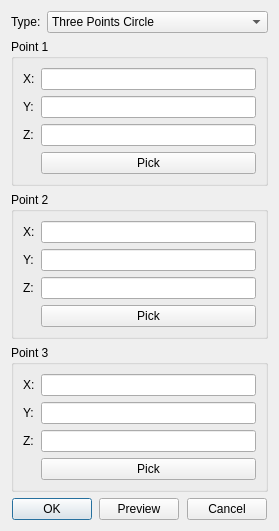
<?xml version="1.0" encoding="UTF-8"?>
<ui version="4.0">
 <class>CurveThreePointsCircleInfoDialog</class>
 <widget class="QDialog" name="CurveThreePointsCircleInfoDialog">
  <property name="geometry">
   <rect>
    <x>0</x>
    <y>0</y>
    <width>279</width>
    <height>490</height>
   </rect>
  </property>
  <property name="windowTitle">
   <string>Three Points Circle</string>
  </property>
  <layout class="QGridLayout" name="gridLayout_4">
   <item row="2" column="0">
    <widget class="QWidget" name="widget" native="true">
     <property name="sizePolicy">
      <sizepolicy hsizetype="Preferred" vsizetype="Fixed">
       <horstretch>0</horstretch>
       <verstretch>0</verstretch>
      </sizepolicy>
     </property>
     <layout class="QGridLayout" name="gridLayout_3">
      <property name="leftMargin">
       <number>0</number>
      </property>
      <property name="topMargin">
       <number>0</number>
      </property>
      <property name="rightMargin">
       <number>0</number>
      </property>
      <property name="bottomMargin">
       <number>0</number>
      </property>
      <item row="0" column="4">
       <spacer name="horizontalSpacer_3">
        <property name="orientation">
         <enum>Qt::Horizontal</enum>
        </property>
        <property name="sizeHint" stdset="0">
         <size>
          <width>40</width>
          <height>20</height>
         </size>
        </property>
       </spacer>
      </item>
      <item row="0" column="1">
       <widget class="QPushButton" name="pb_ok">
        <property name="text">
         <string>OK</string>
        </property>
       </widget>
      </item>
      <item row="0" column="3">
       <widget class="QPushButton" name="pb_preview">
        <property name="text">
         <string>Preview</string>
        </property>
       </widget>
      </item>
      <item row="0" column="5">
       <widget class="QPushButton" name="pb_cancel">
        <property name="text">
         <string>Cancel</string>
        </property>
       </widget>
      </item>
      <item row="0" column="2">
       <spacer name="horizontalSpacer_2">
        <property name="orientation">
         <enum>Qt::Horizontal</enum>
        </property>
        <property name="sizeHint" stdset="0">
         <size>
          <width>40</width>
          <height>20</height>
         </size>
        </property>
       </spacer>
      </item>
      <item row="0" column="0">
       <spacer name="horizontalSpacer">
        <property name="orientation">
         <enum>Qt::Horizontal</enum>
        </property>
        <property name="sizeHint" stdset="0">
         <size>
          <width>40</width>
          <height>20</height>
         </size>
        </property>
       </spacer>
      </item>
      <item row="0" column="6">
       <spacer name="horizontalSpacer_4">
        <property name="orientation">
         <enum>Qt::Horizontal</enum>
        </property>
        <property name="sizeHint" stdset="0">
         <size>
          <width>40</width>
          <height>20</height>
         </size>
        </property>
       </spacer>
      </item>
     </layout>
    </widget>
   </item>
   <item row="1" column="0">
    <widget class="QStackedWidget" name="stackedWidget">
     <property name="currentIndex">
      <number>0</number>
     </property>
     <widget class="QWidget" name="page_threepointcircle">
      <layout class="QGridLayout" name="gridLayout_21">
       <property name="leftMargin">
        <number>0</number>
       </property>
       <property name="topMargin">
        <number>0</number>
       </property>
       <property name="rightMargin">
        <number>0</number>
       </property>
       <property name="bottomMargin">
        <number>0</number>
       </property>
       <item row="1" column="0">
        <widget class="QGroupBox" name="groupBox_16">
         <property name="title">
          <string>Point 2</string>
         </property>
         <layout class="QGridLayout" name="gridLayout_20">
          <item row="0" column="0">
           <widget class="QLabel" name="label_40">
            <property name="text">
             <string>X:</string>
            </property>
           </widget>
          </item>
          <item row="2" column="1">
           <widget class="Comp::FITKSciNotationLineEdit" name="le_3pcircle_z2"/>
          </item>
          <item row="1" column="0">
           <widget class="QLabel" name="label_41">
            <property name="text">
             <string>Y:</string>
            </property>
           </widget>
          </item>
          <item row="0" column="1">
           <widget class="Comp::FITKSciNotationLineEdit" name="le_3pcircle_x2"/>
          </item>
          <item row="2" column="0">
           <widget class="QLabel" name="label_42">
            <property name="text">
             <string>Z:</string>
            </property>
           </widget>
          </item>
          <item row="1" column="1">
           <widget class="Comp::FITKSciNotationLineEdit" name="le_3pcircle_y2"/>
          </item>
          <item row="3" column="1">
           <widget class="QPushButton" name="pb_3pcircle_pickpoint2">
            <property name="text">
             <string>Pick</string>
            </property>
           </widget>
          </item>
         </layout>
        </widget>
       </item>
       <item row="2" column="0">
        <widget class="QGroupBox" name="groupBox_15">
         <property name="title">
          <string>Point 3</string>
         </property>
         <layout class="QGridLayout" name="gridLayout_19">
          <item row="1" column="0">
           <widget class="QLabel" name="label_38">
            <property name="text">
             <string>Y:</string>
            </property>
           </widget>
          </item>
          <item row="2" column="0">
           <widget class="QLabel" name="label_39">
            <property name="text">
             <string>Z:</string>
            </property>
           </widget>
          </item>
          <item row="1" column="1">
           <widget class="Comp::FITKSciNotationLineEdit" name="le_3pcircle_y3"/>
          </item>
          <item row="0" column="0">
           <widget class="QLabel" name="label_37">
            <property name="text">
             <string>X:</string>
            </property>
           </widget>
          </item>
          <item row="0" column="1">
           <widget class="Comp::FITKSciNotationLineEdit" name="le_3pcircle_x3"/>
          </item>
          <item row="2" column="1">
           <widget class="Comp::FITKSciNotationLineEdit" name="le_3pcircle_z3"/>
          </item>
          <item row="3" column="1">
           <widget class="QPushButton" name="pb_3pcircle_pickpoint3">
            <property name="text">
             <string>Pick</string>
            </property>
           </widget>
          </item>
         </layout>
        </widget>
       </item>
       <item row="0" column="0">
        <widget class="QGroupBox" name="groupBox_14">
         <property name="title">
          <string>Point 1</string>
         </property>
         <layout class="QGridLayout" name="gridLayout_18">
          <item row="0" column="0">
           <widget class="QLabel" name="label_34">
            <property name="text">
             <string>X:</string>
            </property>
           </widget>
          </item>
          <item row="2" column="1">
           <widget class="Comp::FITKSciNotationLineEdit" name="le_3pcircle_z1"/>
          </item>
          <item row="1" column="0">
           <widget class="QLabel" name="label_35">
            <property name="text">
             <string>Y:</string>
            </property>
           </widget>
          </item>
          <item row="0" column="1">
           <widget class="Comp::FITKSciNotationLineEdit" name="le_3pcircle_x1"/>
          </item>
          <item row="2" column="0">
           <widget class="QLabel" name="label_36">
            <property name="text">
             <string>Z:</string>
            </property>
           </widget>
          </item>
          <item row="1" column="1">
           <widget class="Comp::FITKSciNotationLineEdit" name="le_3pcircle_y1"/>
          </item>
          <item row="3" column="1">
           <widget class="QPushButton" name="pb_3pcircle_pickpoint1">
            <property name="text">
             <string>Pick</string>
            </property>
           </widget>
          </item>
         </layout>
        </widget>
       </item>
       <item row="3" column="0">
        <spacer name="verticalSpacer_3">
         <property name="orientation">
          <enum>Qt::Vertical</enum>
         </property>
         <property name="sizeHint" stdset="0">
          <size>
           <width>20</width>
           <height>40</height>
          </size>
         </property>
        </spacer>
       </item>
      </layout>
     </widget>
    </widget>
   </item>
   <item row="0" column="0">
    <widget class="QWidget" name="widget_2" native="true">
     <property name="sizePolicy">
      <sizepolicy hsizetype="Preferred" vsizetype="Fixed">
       <horstretch>0</horstretch>
       <verstretch>0</verstretch>
      </sizepolicy>
     </property>
     <layout class="QGridLayout" name="gridLayout_2">
      <property name="leftMargin">
       <number>0</number>
      </property>
      <property name="topMargin">
       <number>0</number>
      </property>
      <property name="rightMargin">
       <number>0</number>
      </property>
      <property name="bottomMargin">
       <number>0</number>
      </property>
      <item row="0" column="0">
       <widget class="QLabel" name="label">
        <property name="sizePolicy">
         <sizepolicy hsizetype="Fixed" vsizetype="Preferred">
          <horstretch>0</horstretch>
          <verstretch>0</verstretch>
         </sizepolicy>
        </property>
        <property name="text">
         <string>Type:</string>
        </property>
       </widget>
      </item>
      <item row="0" column="1">
       <widget class="QComboBox" name="comb_type">
        <item>
         <property name="text">
          <string>Three Points Circle</string>
         </property>
        </item>
       </widget>
      </item>
     </layout>
    </widget>
   </item>
  </layout>
  <zorder>stackedWidget</zorder>
  <zorder>widget</zorder>
  <zorder>widget_2</zorder>
 </widget>
 <customwidgets>
  <customwidget>
   <class>Comp::FITKSciNotationLineEdit</class>
   <extends>QLineEdit</extends>
   <header location="global">FITK_Component/FITKWidget/FITKSciNotationLineEdit.h</header>
  </customwidget>
 </customwidgets>
 <resources/>
 <connections/>
</ui>
